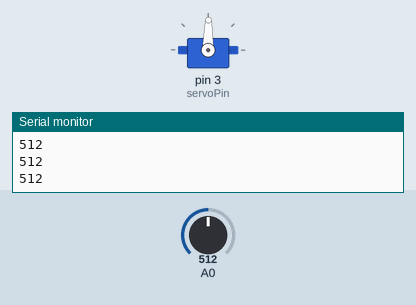
This sketch was run on a simulated Arduino Uno, built with avr-gcc and run on an emulated ATmega328P. Parts: servo, the last lines printed to the serial monitor. Inputs (shaded band) come from the test bench; at power-on: A0 = 512.

Above: at 1.2 s.
1.3 s: A0 set to 716
At 2.0 s:
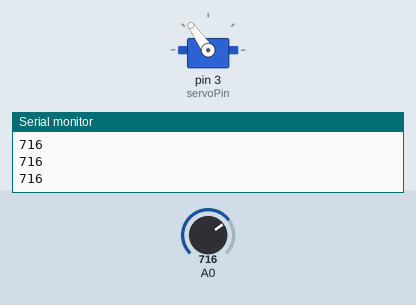
2.8 s: A0 set to 900
At 3.3 s:
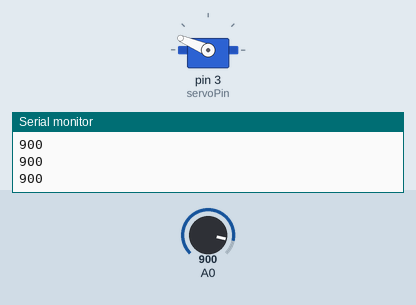
4.3 s: A0 set to 1023
At 5.5 s:
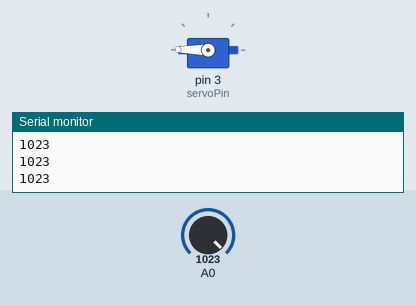
5.8 s: A0 set to 306
At 6.8 s:
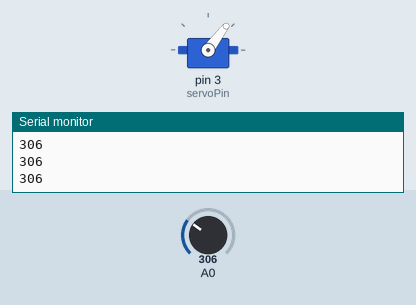
7.3 s: A0 set to 122
At 7.9 s:
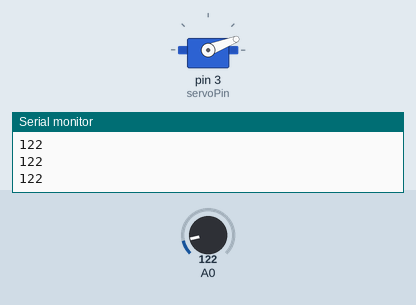
8.8 s: A0 set to 511
At 10.1 s:
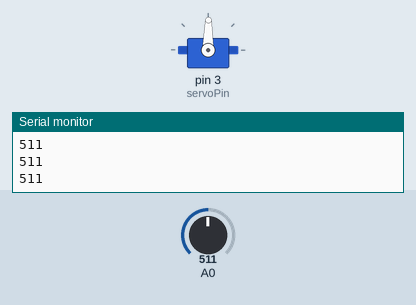
Timing chart, 0 to 11.3 s (numbered marks = the images above; inputs shaded):
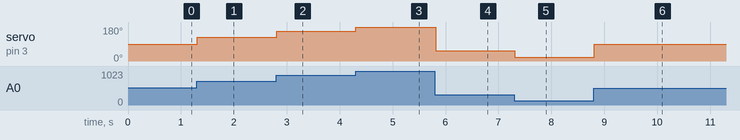

Measured:
- after the input at 1.3 s, servo on pin 3 (servoPin): 89° → 125° at once
- after the input at 2.8 s, servo on pin 3 (servoPin): 125° → 157° at once
- after the input at 4.3 s, servo on pin 3 (servoPin): 157° → 179° at once
- after the input at 5.8 s, servo on pin 3 (servoPin): 179° → 53° at once
- after the input at 7.3 s, servo on pin 3 (servoPin): 53° → 21° at once
- after the input at 8.8 s, servo on pin 3 (servoPin): 21° → 89° at once

The sketch:

22-potenciometar-servo-motor.ino
```cpp
/*
  Ulaz: potenciometar
  Izlaz: servo motor
  Okrece servo motor za onoliko stepeni za koliko je okrenut potenciometar
*/

#include<Servo.h>

int servoPin = 3;
Servo Servo1;

void setup() {
  Serial.begin(9600);
  Servo1.attach(servoPin);
}

void loop() {
  int sensorValue = analogRead(A0);
  Serial.println(sensorValue);
  delay(1);        // delay in between reads for stability

  Servo1.write(sensorValue / 5.7);  // 1023 / 180 stepeni

}
```
